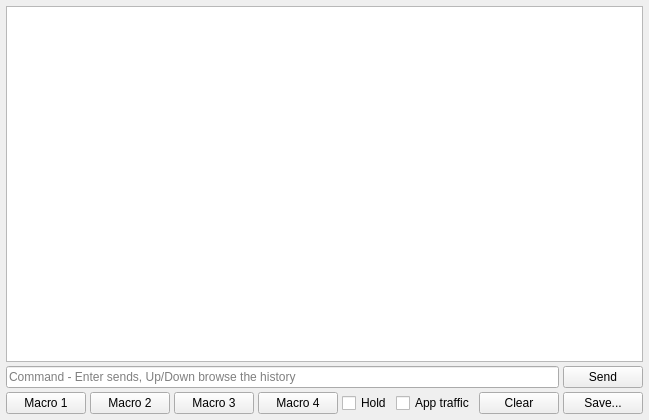
<?xml version="1.0" encoding="UTF-8"?>
<ui version="4.0">
 <class>ConsoleWindow</class>
 <widget class="QWidget" name="ConsoleWindow">
  <property name="geometry">
   <rect>
    <x>0</x>
    <y>0</y>
    <width>640</width>
    <height>420</height>
   </rect>
  </property>
  <property name="windowTitle">
   <string>tinySA console</string>
  </property>
  <layout class="QVBoxLayout" name="consoleLayout">
   <property name="spacing">
    <number>4</number>
   </property>
   <property name="leftMargin">
    <number>6</number>
   </property>
   <property name="topMargin">
    <number>6</number>
   </property>
   <property name="rightMargin">
    <number>6</number>
   </property>
   <property name="bottomMargin">
    <number>6</number>
   </property>
   <item>
    <widget class="QPlainTextEdit" name="logView">
     <property name="lineWrapMode">
      <enum>QPlainTextEdit::LineWrapMode::NoWrap</enum>
     </property>
     <property name="readOnly">
      <bool>true</bool>
     </property>
     <property name="maximumBlockCount">
      <number>2000</number>
     </property>
    </widget>
   </item>
   <item>
    <layout class="QHBoxLayout" name="commandLayout">
     <item>
      <widget class="QLineEdit" name="commandEdit">
       <property name="placeholderText">
        <string>Command - Enter sends, Up/Down browse the history</string>
       </property>
      </widget>
     </item>
     <item>
      <widget class="QPushButton" name="sendButton">
       <property name="text">
        <string>Send</string>
       </property>
      </widget>
     </item>
    </layout>
   </item>
   <item>
    <layout class="QHBoxLayout" name="macroLayout">
     <item>
      <widget class="QPushButton" name="macro1Button">
       <property name="toolTip">
        <string>Sends the macro's commands. Right click to edit.</string>
       </property>
       <property name="contextMenuPolicy">
        <enum>Qt::ContextMenuPolicy::CustomContextMenu</enum>
       </property>
       <property name="text">
        <string>Macro 1</string>
       </property>
      </widget>
     </item>
     <item>
      <widget class="QPushButton" name="macro2Button">
       <property name="toolTip">
        <string>Sends the macro's commands. Right click to edit.</string>
       </property>
       <property name="contextMenuPolicy">
        <enum>Qt::ContextMenuPolicy::CustomContextMenu</enum>
       </property>
       <property name="text">
        <string>Macro 2</string>
       </property>
      </widget>
     </item>
     <item>
      <widget class="QPushButton" name="macro3Button">
       <property name="toolTip">
        <string>Sends the macro's commands. Right click to edit.</string>
       </property>
       <property name="contextMenuPolicy">
        <enum>Qt::ContextMenuPolicy::CustomContextMenu</enum>
       </property>
       <property name="text">
        <string>Macro 3</string>
       </property>
      </widget>
     </item>
     <item>
      <widget class="QPushButton" name="macro4Button">
       <property name="toolTip">
        <string>Sends the macro's commands. Right click to edit.</string>
       </property>
       <property name="contextMenuPolicy">
        <enum>Qt::ContextMenuPolicy::CustomContextMenu</enum>
       </property>
       <property name="text">
        <string>Macro 4</string>
       </property>
      </widget>
     </item>
     <item>
      <spacer name="macroSpacer">
       <property name="orientation">
        <enum>Qt::Orientation::Horizontal</enum>
       </property>
       <property name="sizeHint" stdset="0">
        <size>
         <width>10</width>
         <height>0</height>
        </size>
       </property>
      </spacer>
     </item>
     <item>
      <widget class="QCheckBox" name="holdCheck">
       <property name="toolTip">
        <string>Stop scrolling to new lines</string>
       </property>
       <property name="text">
        <string>Hold</string>
       </property>
      </widget>
     </item>
     <item>
      <widget class="QCheckBox" name="pollCheck">
       <property name="toolTip">
        <string>Also show the app's own sweep settings and battery polls</string>
       </property>
       <property name="text">
        <string>App traffic</string>
       </property>
      </widget>
     </item>
     <item>
      <widget class="QPushButton" name="clearLogButton">
       <property name="text">
        <string>Clear</string>
       </property>
      </widget>
     </item>
     <item>
      <widget class="QPushButton" name="saveLogButton">
       <property name="text">
        <string>Save...</string>
       </property>
      </widget>
     </item>
    </layout>
   </item>
  </layout>
 </widget>
 <resources/>
 <connections/>
</ui>
